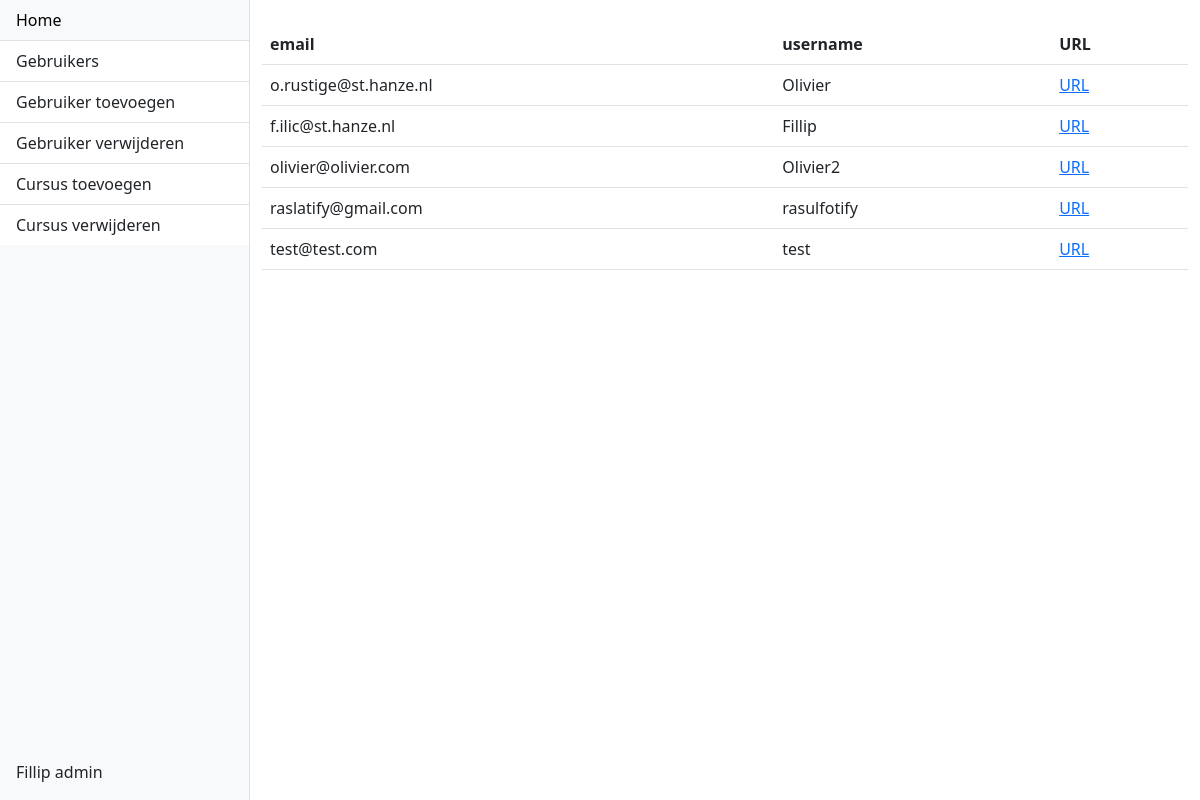
The page /admin/gebruikers (signed in) on the database its author committed.
### models.py (models this page shows, shortened)
class User(db.Model, UserMixin):
    __tablename__ = 'users'
    id = db.Column(db.Integer, primary_key=True, autoincrement=True)
    email = db.Column(db.String(), nullable=False, unique=True)
    username = db.Column(db.String(), nullable=False, unique=True)
    role = db.Column(db.String(), nullable=False, default='user')
    password_hash = db.Column(db.String(128))
    def __repr__(self):
        return f'User: {self.username} \n Email: {self.email} \n password: {self.password_hash}'

### admin/views.py (the view, shortened to what this page needs)
@admin_blueprint.route('/gebruikers', methods=['GET', 'POST'])
@login_required
@admin_required
def gebruikers():
    emailform = SetEmail()
    usernameform = SetUsername()
    roleform = SetRole()
    if request.args.get('id') is not None:
        user = User.query.get(int(request.args.get('id')))
        return render_template('viewuser.html', user=user, emailform=emailform, usernameform=usernameform, roleform=roleform)
    users = User.query.all()
    print(users)
    return render_template('users.html', users=users)

### __init__.py (called while the page is built)
@login_manager.user_loader
def get_user(user_id):
    try:
        return User.query.get(int(user_id))
    except:
        return None

### admin/templates/users.html
{% extends 'adminbase.html' %}
{% block content %}
    <table class="table">
        <thead>
        <tr>
            <th scope="col">email</th>
            <th scope="col">username</th>
            <th scope="col">URL</th>
        </tr>
        </thead>
        <tbody>
        {% for user in users %}
            <tr>
                <td>{{ user.email }}</td>
                <td>{{ user.username }}</td>
                <td><a href="{{ url_for('admin.gebruikers', id=user.id) }}">URL</a></td>
            </tr>
        {% endfor %}
        </tbody>
    </table>
{% endblock %}

### admin/templates/adminbase.html (shortened to what this page needs)
<!DOCTYPE html>
<html lang="en">
<head>
  <link href="https://cdn.jsdelivr.net/npm/bootstrap@5.3.0-alpha1/dist/css/bootstrap.min.css" rel="stylesheet">
</head>
<body>
  <div class="d-flex" style="height: 100vh;">
    <div class="bg-light border-end" id="sidebar" style="flex: 0 0 250px;">
      <div class="d-flex flex-column h-100">
        <div class="list-group list-group-flush flex-grow-1">
          <a href="{{ url_for('index') }}" class="list-group-item list-group-item-action">Home</a>
          <a href="{{ url_for('admin.gebruikers') }}" class="list-group-item list-group-item-action">Gebruikers</a>
          <a href="#" class="list-group-item list-group-item-action">Gebruiker toevoegen</a>
          <a href="#" class="list-group-item list-group-item-action">Gebruiker verwijderen</a>
          <a href="#" class="list-group-item list-group-item-action">Cursus toevoegen</a>
          <a href="#" class="list-group-item list-group-item-action">Cursus verwijderen</a>
        </div>
        <div class="p-3">
          {% if current_user.is_authenticated %}
              <a href="#" class="list-group-item list-group-item-action">{{ current_user.username }} {{ current_user.role }}</a>
          {% endif %}
        </div>
      </div>
    </div>
    <div class="flex-grow-1">
      <div class="container py-4">
          {% block content %}
          {% endblock %}
      </div>
    </div>
  </div>
</body>
</html>

### rows shown on the page
User: username "Fillip", role "admin", email "f.ilic@st.hanze.nl"
User: email "o.rustige@st.hanze.nl", username "Olivier"
User: email "olivier@olivier.com", username "Olivier2"
User: email "raslatify@gmail.com", username "rasulfotify"
User: email "test@test.com", username "test"
